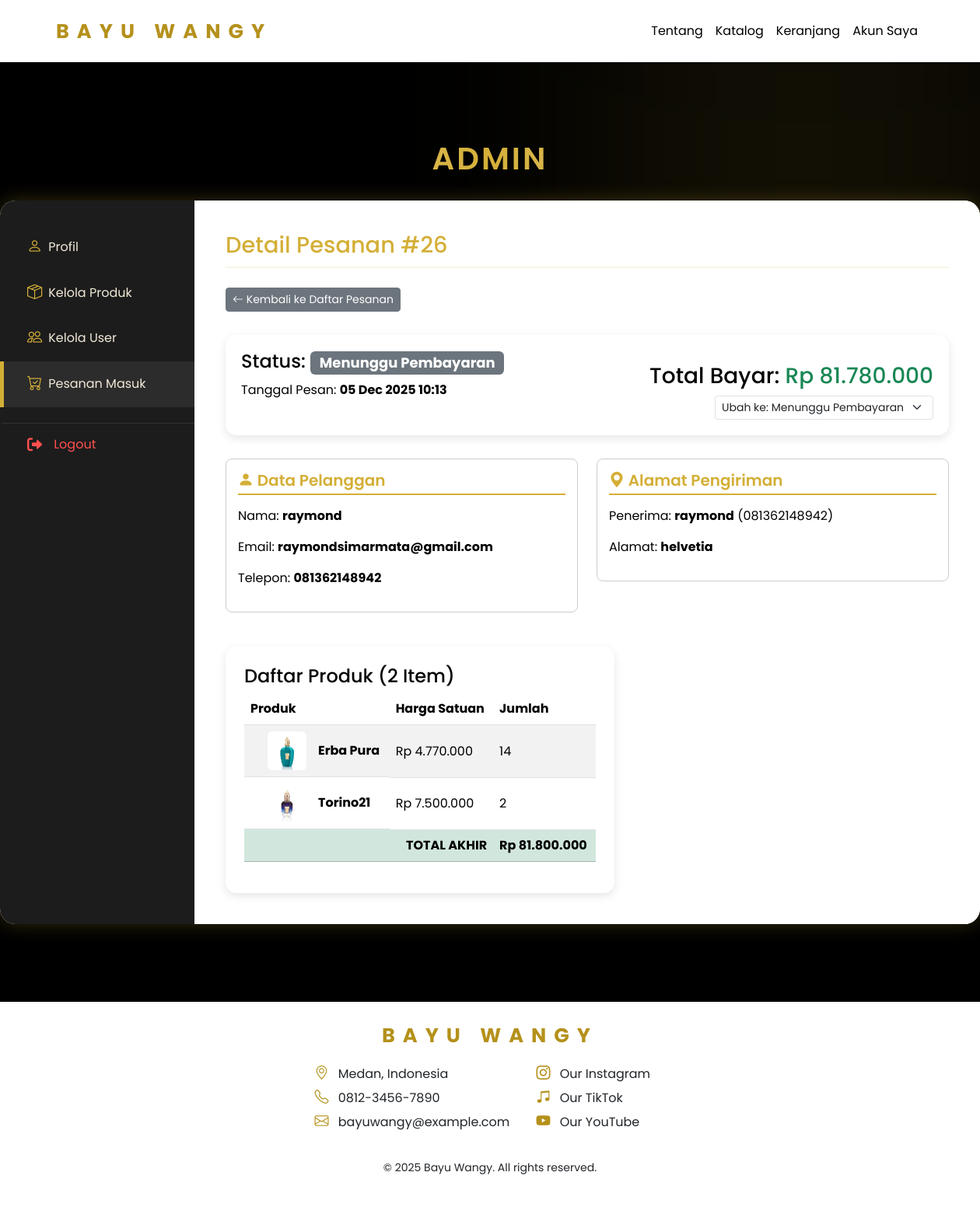
Page /admin-detailpesanan.php?id=26 (signed in) on the committed database.
### tables this page shows
CREATE TABLE `pesanan` (
  `id_pesanan` int(11) NOT NULL,
  `id_user` int(11) DEFAULT NULL,
  `nama_lengkap` varchar(255) NOT NULL,
  `email` varchar(255) NOT NULL,
  `no_telepon` varchar(20) NOT NULL,
  `alamat_detail` text NOT NULL,
  `total_produk` decimal(10,2) NOT NULL,
  `total_akhir` decimal(10,2) NOT NULL,
  `status_pesanan` varchar(50) DEFAULT 'Menunggu Pembayaran',
  `tanggal_pesan` timestamp NOT NULL DEFAULT current_timestamp()
);

CREATE TABLE `users` (
  `id_user` int(11) NOT NULL,
  `nama` varchar(100) NOT NULL,
  `email` varchar(100) NOT NULL,
  `password` varchar(100) NOT NULL,
  `telepon` varchar(20) DEFAULT NULL,
  `tanggal_daftar` datetime DEFAULT current_timestamp(),
  `role` varchar(50) NOT NULL DEFAULT 'customer'
);

CREATE TABLE `detail_pesanan` (
  `id_detail` int(11) NOT NULL,
  `id_pesanan` int(11) NOT NULL,
  `id_produk` int(11) NOT NULL,
  `nama_produk` varchar(255) NOT NULL,
  `harga_satuan` decimal(10,2) NOT NULL,
  `jumlah` int(11) NOT NULL
);

CREATE TABLE `produk` (
  `id_produk` int(11) NOT NULL,
  `nama_produk` varchar(255) DEFAULT NULL,
  `merk` varchar(255) DEFAULT NULL,
  `merk_detail` varchar(255) DEFAULT NULL,
  `koleksi` varchar(150) DEFAULT NULL,
  `tipe_parfum` varchar(150) DEFAULT NULL,
  `ukuran` varchar(50) DEFAULT NULL,
  `harga` decimal(10,0) DEFAULT NULL,
  `gambar_produk` varchar(255) DEFAULT NULL,
  `deskripsi` text DEFAULT NULL,
  `top_notes` varchar(255) DEFAULT NULL,
  `heart_notes` varchar(255) DEFAULT NULL,
  `base_notes` varchar(255) DEFAULT NULL
);

### admin-detailpesanan.php (the view, shortened to what this page needs)
<?php
require 'conn.php';
$id_pesanan = (int)$_GET['id'];
$sql_utama = "
    SELECT
        p.*,
        u.nama AS nama_user,
        u.email AS email_user,
        u.telepon AS telepon_user
    FROM pesanan p
    LEFT JOIN users u ON p.id_user = u.id_user
    WHERE p.id_pesanan = ?
";
$stmt_utama = $conn->prepare($sql_utama);
$stmt_utama->bind_param("i", $id_pesanan);
$stmt_utama->execute();
$pesanan_utama_result = $stmt_utama->get_result();
$pesanan = $pesanan_utama_result->fetch_assoc();
$sql_detail = "
    SELECT
        dp.jumlah,
        dp.harga_satuan,
        pr.nama_produk,
        pr.gambar_produk
    FROM detail_pesanan dp
    JOIN produk pr ON dp.id_produk = pr.id_produk
    WHERE dp.id_pesanan = ?
";
$stmt_detail = $conn->prepare($sql_detail);
$stmt_detail->bind_param("i", $id_pesanan);
$stmt_detail->execute();
$detail_produk_result = $stmt_detail->get_result();
$statuses = ['Menunggu Pembayaran', 'Diproses', 'Dikirim', 'Selesai', 'Dibatalkan'];
?>
<!DOCTYPE html>
<html lang="id">
<head>
    <link rel="stylesheet" href="bootstrap/css/bootstrap.css">
    <link rel="stylesheet" href="css/akun.css">
    <link rel="stylesheet" href="css/navbar.css">
    <link rel="stylesheet" href="css/styleee.css">
    <link rel="stylesheet" href="https://cdnjs.cloudflare.com/ajax/libs/font-awesome/6.0.0-beta3/css/all.min.css">
    <link rel="stylesheet" href="https://cdn.jsdelivr.net/npm/bootstrap-icons@1.11.3/font/bootstrap-icons.css">
</head>
<body class="account-page">
    <?php include 'navbar.php'; ?>
    <div class="akun-container">
        <h1 class="title">Admin</h1>
        <div class="account-dashboard">
            <aside class="sidebar">
                <nav class="account-nav">
                    <a href="admin.php" class="nnav-item">
                        <i class="bi bi-person me-2"></i> Profil
                    </a>
                    <a href="admin-tab-produk.php" class="nnav-item">
                        <i class="bi bi-box-seam me-2"></i> Kelola Produk
                    </a>
                    <a href="admin-tab-user.php" class="nnav-item">
                        <i class="bi bi-people me-2"></i> Kelola User
                    </a>
                    <a href="admin-tab-pesanan.php" class="nnav-item active">
                        <i class="bi bi-cart-check me-2"></i> Pesanan Masuk
                    </a>
                    <a href="logout.php" class="nnav-item logout">
                        <i class="fas fa-sign-out-alt"></i> Logout
                    </a>
                </nav>
            </aside>
            <main class="content-area">
                <h2 class="section-title">Detail Pesanan #<?= $pesanan['id_pesanan']; ?></h2>
                <div class="mb-3">
                    <a href="admin-tab-pesanan.php" class="btn btn-sm btn-secondary"><i class="bi bi-arrow-left"></i> Kembali ke Daftar Pesanan</a>
                </div>
                <div class="address-form" style="max-width: 1200px; margin: 30px auto;">
                    <div class="row">
                        <div class="col-md-6">
                            <h4>Status:
                                <span class="badge
                                    <?php
                                    if ($pesanan['status_pesanan'] == 'Selesai') echo 'bg-success';
                                    elseif ($pesanan['status_pesanan'] == 'Dibatalkan') echo 'bg-danger';
                                    elseif ($pesanan['status_pesanan'] == 'Diproses') echo 'bg-warning text-dark';
                                    else echo 'bg-secondary';
                                    ?>
                                "><?= $pesanan['status_pesanan']; ?></span>
                            </h4>
                            <p>Tanggal Pesan: <strong><?= date('d M Y H:i', strtotime($pesanan['tanggal_pesan'])); ?></strong></p>
                        </div>
                        <div class="col-md-6 text-md-end">
                            <h3 class="mt-3">Total Bayar: <span class="text-success">Rp <?= number_format($pesanan['total_produk'], 0, ',', '.'); ?></span></h3>
                            <form action="admin-ubahstatuspesanan.php" method="POST" class="d-inline mt-2">
                                <select name="status_baru" onchange="this.form.submit()" class="form-select form-select-sm w-auto d-inline">
                                    <?php foreach ($statuses as $status): ?>
                                        <option value="<?= $status; ?>" <?= ($pesanan['status_pesanan'] === $status) ? 'selected' : ''; ?>>
                                            Ubah ke: <?= $status; ?>
                                        </option>
                                    <?php endforeach; ?>
                                </select>
                            </form>
                        </div>
                    </div>
                </div>
                <div class="row">
                    <div class="col-md-6">
                        <div class="detail-box">
                            <h5><i class="bi bi-person-fill"></i> Data Pelanggan</h5>
                            <p>Nama: <strong><?= htmlspecialchars($pesanan['nama_user']); ?></strong></p>
                            <p>Email: <strong><?= htmlspecialchars($pesanan['email']); ?></strong></p>
                            <p>Telepon: <strong><?= htmlspecialchars($pesanan['telepon_user']); ?></strong></p>
                        </div>
                    </div>
                    <div class="col-md-6">
                        <div class="detail-box">
                            <h5><i class="bi bi-geo-alt-fill"></i> Alamat Pengiriman</h5>
                            <p>Penerima: <strong><?= htmlspecialchars($pesanan['nama_lengkap']); ?></strong> (<?= htmlspecialchars($pesanan['no_telepon']); ?>)</p>
                            <p>Alamat: <strong><?= htmlspecialchars($pesanan['alamat_detail']); ?></strong></p>
                        </div>
                    </div>
                </div>
                <div class="address-form p-4 mt-4">
                    <h4 class="mb-">Daftar Produk (<?= $detail_produk_result->num_rows; ?> Item)</h4>
                    <table class="table table-striped">
                        <thead>
                            <tr>
                                <th>Produk</th>
                                <th>Harga Satuan</th>
                                <th>Jumlah</th>
                            </tr>
                        </thead>
                        <tbody>
                            <?php while ($detail = $detail_produk_result->fetch_assoc()): ?>
                            <tr class="product-item align-middle">
                                <td class="d-flex align-items-center">
                                    <img src="<?= htmlspecialchars($detail['gambar_produk']); ?>" alt="Gambar Produk" class="rounded">
                                    <strong><?= htmlspecialchars($detail['nama_produk']); ?></strong>
                                </td>
                                <td>Rp <?= number_format($detail['harga_satuan'], 0, ',', '.'); ?></td>
                                <td><?= $detail['jumlah']; ?></td>
                            </tr>
                            <?php endwhile; ?>
                        </tbody>
                        <tfoot>
                            <tr>
                                <td colspan="2" class="text-end table-success"><strong>TOTAL AKHIR</strong></td>
                                <td class="table-success"><strong>Rp <?= number_format($pesanan['total_akhir'], 0, ',', '.'); ?></strong></td>
                            </tr>
                        </tfoot>
                    </table>
                </div>
            </main>
            </div>
    </div>
    <?php include 'footer.php'; ?>
</body>
</html>

### css/akun.css (style rules this page uses)
* { margin: 0; padding: 0; box-sizing: border-box; font-family: 'Poppins', sans-serif; }
body { background: #000000; min-height: 100vh; height: auto; color: #ffffff; overflow-x: hidden; }
body::before { content: ""; position: absolute; width: 550px; height: 550px; background: #D4AF3715; filter: blur(130px); top: -80px; right: -50px; z-index: -1; }
.title { text-align: center; margin-bottom: 30px; font-size: 40px; font-weight: 600; letter-spacing: 3px; text-transform: uppercase; background: linear-gradient(90deg, #f2e9d8, #D4AF37, #f2e9d8); color: transparent; -webkit-background-clip: text; background-clip: text; }
.akun-container { margin: 100px auto; }
.address-form { background: #ffffff; padding: 20px; border-radius: 14px; box-shadow: 0px 4px 12px rgba(0,0,0,0.1); max-width: 100%; margin-top: 20px; }
.account-dashboard { display: flex; max-width: 1400px; margin: 0 auto; background: #ffffff; border-radius: 20px; overflow: hidden; box-shadow: 0 0 25px rgba(212, 175, 55, 0.25), inset 0 0 12px rgba(212, 175, 55, 0.15); }
.sidebar { flex: 0 0 250px; background: #1c1c1c; padding: 30px 0; color: #f2e9d8; }
.account-nav { display: flex; flex-direction: column; }
.nnav-item { display: flex; align-items: center; padding: 15px 30px; text-decoration: none; color: #f2e9d8; font-size: 1em; border-left: 5px solid transparent; transition: 0.2s; }
.nnav-item i { margin-right: 15px; font-size: 1.2em; color: #D4AF37; }
.nnav-item.active { border-left-color: #D4AF37; background-color: #2c2c2c; font-weight: 400; }
.nnav-item.logout { margin-top: 20px; border-top: 1px solid #333333; color: #ff5050; }
.nnav-item.logout i { color: #ff5050; }
.content-area { flex-grow: 1; padding: 40px; background: #ffffff; color: #000000; }
.section-title { color: #D4AF37; font-size: 1.8em; margin-bottom: 25px; border-bottom: 2px solid #D4AF3720; padding-bottom: 10px; }
.address-form { background: #ffffff; padding: 20px; border-radius: 14px; box-shadow: 0px 4px 12px rgba(0,0,0,0.1); max-width: 500px; margin-top: 20px; }

### css/styleee.css (style rules this page uses)
body { font-family: 'Poppins', sans-serif; }
.cart-table th:first-child, tr td:first-child { padding-left: 30px !important; }

### admin-detailpesanan.php (style rules this page uses)
.detail-box { padding: 15px; border: 1px solid #ccc; border-radius: 8px; margin-bottom: 20px; }
.detail-box h5 { font-weight: 600; color: #D4AF37; border-bottom: 2px solid #D4AF37; padding-bottom: 5px; margin-bottom: 15px; }
.product-item img { width: 50px; height: 50px; object-fit: cover; margin-right: 15px; }

### rows in the picture
pesanan: id_pesanan "26", status_pesanan "Menunggu Pembayaran", tanggal_pesan "05 Dec 2025 10:13", total_produk "81.780.000", status_baru "Ubah ke: Menunggu Pembayaran", id_user.nama "raymond", email "raymondsimarmata@gmail.com", id_user.telepon "081362148942", nama_lengkap "raymond", no_telepon "081362148942", alamat_detail "helvetia", total_akhir "81.800.000"
detail_pesanan: id_produk.gambar_produk (picture), id_produk.nama_produk "Erba Pura", harga_satuan "4.770.000", jumlah "14"
detail_pesanan: id_produk.gambar_produk (picture), id_produk.nama_produk "Torino21", harga_satuan "7.500.000", jumlah "2"

### other values in the picture
$detail_produk_result->num_rows "2"
